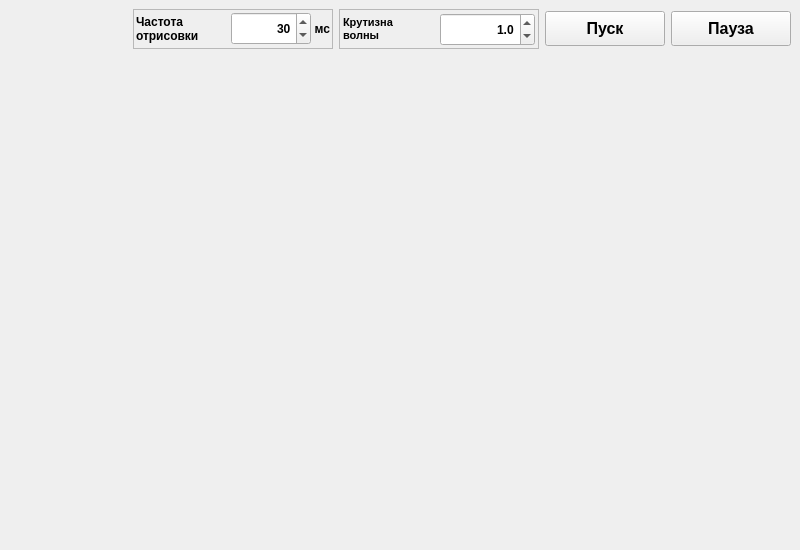
<?xml version="1.0" encoding="UTF-8"?>
<ui version="4.0">
 <class>MainWindow</class>
 <widget class="QMainWindow" name="MainWindow">
  <property name="geometry">
   <rect>
    <x>0</x>
    <y>0</y>
    <width>800</width>
    <height>550</height>
   </rect>
  </property>
  <property name="minimumSize">
   <size>
    <width>800</width>
    <height>512</height>
   </size>
  </property>
  <property name="windowTitle">
   <string>MainWindow</string>
  </property>
  <widget class="QWidget" name="centralwidget">
   <layout class="QGridLayout" name="gridLayout">
    <item row="0" column="3">
     <widget class="QPushButton" name="startButton">
      <property name="minimumSize">
       <size>
        <width>120</width>
        <height>35</height>
       </size>
      </property>
      <property name="maximumSize">
       <size>
        <width>120</width>
        <height>35</height>
       </size>
      </property>
      <property name="font">
       <font>
        <pointsize>12</pointsize>
        <weight>75</weight>
        <bold>true</bold>
       </font>
      </property>
      <property name="text">
       <string>Пуск</string>
      </property>
     </widget>
    </item>
    <item row="1" column="0" colspan="5">
     <widget class="my_widget" name="plotWidget" native="true">
      <property name="minimumSize">
       <size>
        <width>750</width>
        <height>512</height>
       </size>
      </property>
     </widget>
    </item>
    <item row="0" column="2">
     <widget class="QFrame" name="frame">
      <property name="minimumSize">
       <size>
        <width>200</width>
        <height>40</height>
       </size>
      </property>
      <property name="frameShape">
       <enum>QFrame::StyledPanel</enum>
      </property>
      <property name="frameShadow">
       <enum>QFrame::Raised</enum>
      </property>
      <layout class="QGridLayout" name="gridLayout_2">
       <property name="leftMargin">
        <number>3</number>
       </property>
       <property name="topMargin">
        <number>3</number>
       </property>
       <property name="rightMargin">
        <number>3</number>
       </property>
       <property name="bottomMargin">
        <number>3</number>
       </property>
       <property name="spacing">
        <number>2</number>
       </property>
       <item row="0" column="0">
        <widget class="QLabel" name="label">
         <property name="font">
          <font>
           <pointsize>8</pointsize>
           <weight>75</weight>
           <bold>true</bold>
          </font>
         </property>
         <property name="text">
          <string>Крутизна 
волны</string>
         </property>
        </widget>
       </item>
       <item row="0" column="1">
        <widget class="QDoubleSpinBox" name="waveBox">
         <property name="minimumSize">
          <size>
           <width>80</width>
           <height>33</height>
          </size>
         </property>
         <property name="maximumSize">
          <size>
           <width>16777215</width>
           <height>33</height>
          </size>
         </property>
         <property name="font">
          <font>
           <pointsize>9</pointsize>
           <weight>75</weight>
           <bold>true</bold>
          </font>
         </property>
         <property name="alignment">
          <set>Qt::AlignRight|Qt::AlignTrailing|Qt::AlignVCenter</set>
         </property>
         <property name="decimals">
          <number>1</number>
         </property>
         <property name="maximum">
          <double>15.000000000000000</double>
         </property>
         <property name="singleStep">
          <double>0.500000000000000</double>
         </property>
         <property name="value">
          <double>1.000000000000000</double>
         </property>
        </widget>
       </item>
      </layout>
     </widget>
    </item>
    <item row="0" column="0">
     <spacer name="horizontalSpacer">
      <property name="orientation">
       <enum>Qt::Horizontal</enum>
      </property>
      <property name="sizeHint" stdset="0">
       <size>
        <width>40</width>
        <height>20</height>
       </size>
      </property>
     </spacer>
    </item>
    <item row="0" column="4">
     <widget class="QPushButton" name="pauseButton">
      <property name="minimumSize">
       <size>
        <width>120</width>
        <height>35</height>
       </size>
      </property>
      <property name="maximumSize">
       <size>
        <width>120</width>
        <height>35</height>
       </size>
      </property>
      <property name="font">
       <font>
        <pointsize>12</pointsize>
        <weight>75</weight>
        <bold>true</bold>
       </font>
      </property>
      <property name="text">
       <string>Пауза</string>
      </property>
     </widget>
    </item>
    <item row="0" column="1">
     <widget class="QFrame" name="frame_2">
      <property name="minimumSize">
       <size>
        <width>200</width>
        <height>40</height>
       </size>
      </property>
      <property name="maximumSize">
       <size>
        <width>200</width>
        <height>16777215</height>
       </size>
      </property>
      <property name="frameShape">
       <enum>QFrame::StyledPanel</enum>
      </property>
      <property name="frameShadow">
       <enum>QFrame::Raised</enum>
      </property>
      <layout class="QGridLayout" name="gridLayout_3">
       <property name="leftMargin">
        <number>2</number>
       </property>
       <property name="topMargin">
        <number>2</number>
       </property>
       <property name="rightMargin">
        <number>2</number>
       </property>
       <property name="bottomMargin">
        <number>2</number>
       </property>
       <property name="spacing">
        <number>3</number>
       </property>
       <item row="0" column="3">
        <widget class="QLabel" name="label_3">
         <property name="font">
          <font>
           <pointsize>9</pointsize>
           <weight>75</weight>
           <bold>true</bold>
          </font>
         </property>
         <property name="text">
          <string>мс</string>
         </property>
         <property name="alignment">
          <set>Qt::AlignRight|Qt::AlignTrailing|Qt::AlignVCenter</set>
         </property>
        </widget>
       </item>
       <item row="0" column="0">
        <widget class="QLabel" name="label_2">
         <property name="font">
          <font>
           <weight>75</weight>
           <bold>true</bold>
          </font>
         </property>
         <property name="text">
          <string>Частота 
отрисовки</string>
         </property>
        </widget>
       </item>
       <item row="0" column="2">
        <widget class="QSpinBox" name="timerBox">
         <property name="minimumSize">
          <size>
           <width>80</width>
           <height>33</height>
          </size>
         </property>
         <property name="maximumSize">
          <size>
           <width>16777215</width>
           <height>33</height>
          </size>
         </property>
         <property name="font">
          <font>
           <pointsize>9</pointsize>
           <weight>75</weight>
           <bold>true</bold>
          </font>
         </property>
         <property name="alignment">
          <set>Qt::AlignRight|Qt::AlignTrailing|Qt::AlignVCenter</set>
         </property>
         <property name="minimum">
          <number>10</number>
         </property>
         <property name="maximum">
          <number>500</number>
         </property>
         <property name="value">
          <number>30</number>
         </property>
        </widget>
       </item>
       <item row="0" column="1">
        <spacer name="horizontalSpacer_2">
         <property name="orientation">
          <enum>Qt::Horizontal</enum>
         </property>
         <property name="sizeHint" stdset="0">
          <size>
           <width>40</width>
           <height>20</height>
          </size>
         </property>
        </spacer>
       </item>
      </layout>
     </widget>
    </item>
   </layout>
  </widget>
 </widget>
 <customwidgets>
  <customwidget>
   <class>my_widget</class>
   <extends>QWidget</extends>
   <header location="global">my_widget.h</header>
   <container>1</container>
  </customwidget>
 </customwidgets>
 <resources/>
 <connections/>
</ui>
